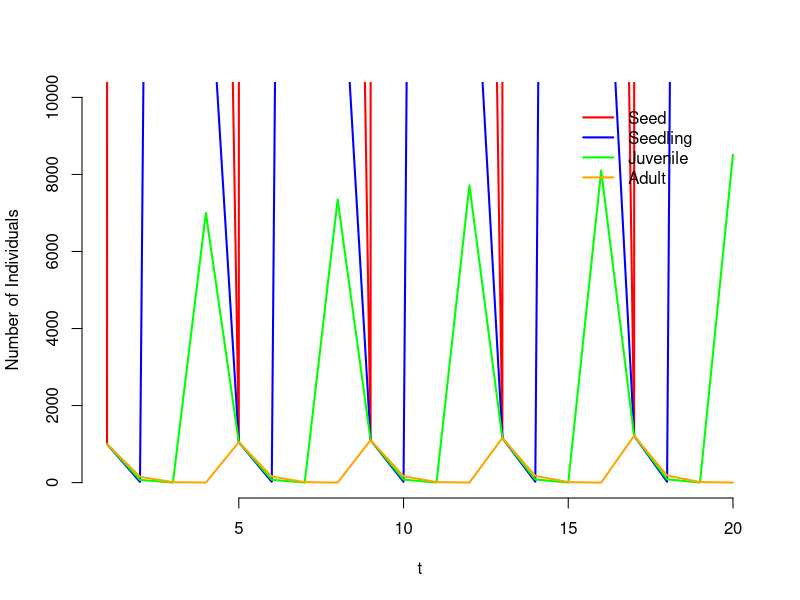

Reproduce this figure in R. (Note: this script raises an error after producing the figure.)
#This set of questions is based upon modeling a population of anadromous fish, say salmon. 
#Using what you have learned in the chapter on life history analysis, 
#I want you to create an R script that is based upon the following scenario.

#Suppose a species of salmon that has the following life history characteristics:
  
#The species lives for only 4 years 
#represented by the stages Egg, Smolt, Adult, & Spawning
#During this time, the probability of survival from one stage to the next is 

#Egg->Smolt = 2%, 
#Smolt->Adult = 7%, and 
#Adult->Spawning = 15%.

#Spawning females return to their natal streams and leave behind 5000 eggs. No other stage reproduces.

#I want you to create an R script that takes these data and does the following:
  
#1. Create a transition matrix A
#2. Assume you are stocking a river with 4000 individuals, evenly divided among the four life history stages.

#3. Create plots of:
#-Total Number of individuals in the river through time for 20 time steps
#-Proportion of individual in each stage through 20 time steps
#-Estimation of growth rates using eigen functions

#4. Be prepared to discuss the dynamics of this system.

#I will run this script to see if it works (lack of working means less points).



#Question 1
#Upload the source code here.


#Question 2
#Upload the figure that shows the number of individuals in each stage across 20 generations. 
#Make sure the plot has axes properly labeled and a legend is present that indicates how you 
#differentiate among stages.=.



#Question 3
#Upload an image file of the plot showing the relative fraction of individuals in 
#each stage through 20 generations. Make sure this plot is fully documented.


#Question 4
#The estimate growth rate for this population using 
#the eigen approach is:__________  1.012272


#Question 5
#Make a plot of the population size through time for this simulation. 
#What does it look like? 
#Why might it be a bit difficult to interpret using N(t+1)/N(t)?
#Text Answer


#Question 6
#From a management perspective, these models are very important. 
#Consider the case where some development upstream of this population is being 
#considered but the result is more silting in the river bed. As a consequence, 
#the survival from the first year to the second is cut in half. Considering that 
#this is the only change to the model, how does this influence the population? 
#Can it persist? How do you know?
#Text Answer

###################################################


#1. Create a transition matrix A

A <- matrix(0, nrow = 4, ncol = 4)

A[2,1] <- .02
A[3,2] <- .07
A[4,3] <- .15
A[1,4] <- 5000

A

####################################################

#2. Assume you are stocking a river with 4000 individuals, evenly divided among the four life history stages.

Gen1 <-matrix(c(1000,1000,1000,1000))
Gen1


Gen2<- A %*% Gen1
Gen2

###################################################

#3. Create plots of:
#-Total Number of individuals in the river through time for 20 time steps
#-Proportion of individual in each stage through 20 time steps
#-Estimation of growth rates using eigen functions


#20 Time Steps

Gen20<- matrix(0, nrow =4, ncol = 20)  
Gen20[,1] <-Gen1
Gen20

t<-1
Gen20 [, (t+1)] <- A %*% Gen20 [,t]

t<- t+1

for (t in 2:20) {
  Gen20[,t] <-A %*% Gen20[, (t-1)]
}

Gen20


#Question 2
#Upload the figure that shows the number of individuals in each stage across 20 generations. 
#Make sure the plot has axes properly labeled and a legend is present that indicates how you 
#differentiate among stages.=.

colors <- c("red", "blue", "green", "orange")
stageNames <- c("Seed", "Seedling", "Juvenile", "Adult")
plot(1:20, Gen20[1, ], xlab = "t", ylab = "Number of Individuals", bty = "n",
     col = colors[1], ylim = c(0, 10000), type = "l", lwd = 2)
lines(1:20, Gen20[2, ], col = colors[2], lwd = 2)
lines(1:20, Gen20[3, ], col = colors[3], lwd = 2)
lines(1:20, Gen20[4, ], col = colors[4], lwd = 2)
legend(15, 10000, stageNames, col = colors, lwd = 2, bty = "n")



#Question 3
#Upload an image file of the plot showing the relative fraction of individuals in 
#each stage through 20 generations. Make sure this plot is fully documented.

#Question 5
#Make a plot of the population size through time for this simulation. 
#What does it look like? 

#Why might it be a bit difficult to interpret using N(t+1)/N(t)?
#Text Answer

################################################



#Population at 20 years
sum(Gen20[,20])

#Stage proportion at 20 years
e1<- as.matrix( Re( eigen(A)$vectors[,20]) )

eigen(Gen20[,20])

sum(e1)
ssd<-e1/sum(e1)
sum(ssd)
ssd



#Estimation of Eigen Growth Rate
eigen1<- eigen(A)
lambda1 <- eigen1$values[1] 
Re(lambda1)
Im(lambda1) == 0

